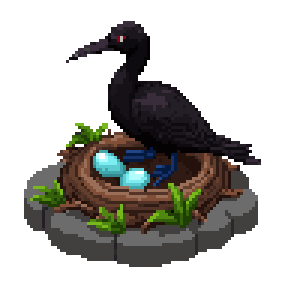
#> input picture tools/wyspy/grafika/surowe/kormoran.png, 96 x 96 px (shown 3 times larger)
$ python arkusze.py
#> lines starting #> are read from the running program, lines starting #| are printed output that depends on the picture; after the words box and inside, x2 and y2 are one past the last pixel; in counts of white or black regions, pixels touching at a corner belong together
# -*- coding: utf-8 -*-
"""Arkusze obiektów wysp (img/characters) z obrazków PixelLab (tools/wyspy/grafika/surowe, 96x96, 2026-11-07):
  !$Wys_Kormoran.png - kormoran na gnieździe: rząd 1 (kierunek 2) z jajami, rząd 2 (4) bez jaj (jaja zamalowane gniazdem - ten sam
                       kształt), rząd 3 (6) samo gniazdo bez ptaka (wzięty z drugiego obrazka, jaja też zamalowane)
  !$Wys_Sol.png      - głaz z solą: rząd 1 z grubą skorupą soli, rząd 2 po zeskrobaniu (biel przyciemniona do szarości kamienia,
                       zostają cienkie ślady) - ten sam głaz
Każdy rząd: 3 takie same klatki (wzór 0-2). Klatka 96x96; stopa obiektu przy dolnej krawędzi klatki.
  python tools/wyspy/grafika/arkusze.py"""
import os
from PIL import Image
HERE = os.path.dirname(os.path.abspath(__file__))
ROOT = os.path.abspath(os.path.join(HERE, "..", "..", ".."))
SRC = os.path.join(HERE, "surowe")
OUT = os.path.join(ROOT, "img", "characters")
F = 96


def foot(im):
    """the picture moved down so its lowest solid row is 2 px above the frame's bottom (RPG Maker stands it on the cell's foot)"""
    a = im.split()[3]
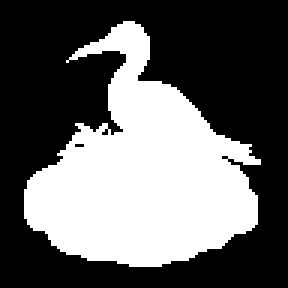
#> a: PIL image 96x96 L (shown 3 times larger); 38.8% white; 1 white region, box (x1, y1, x2, y2) and area: (8, 7, 87, 89) 3574
    rows = [y for y in range(im.height) if any(a.getpixel((x, y)) > 40 for x in range(im.width))]
#> rows = 82 values from 7 to 88
    dy = (im.height - 3) - rows[-1]
#> dy = 5
    out = Image.new("RGBA", im.size, (0, 0, 0, 0))
#> out: PIL image 96x96 RGBA; every value is 0
    out.alpha_composite(im, (0, dy))
#> im is the input picture: PIL image 96x96 RGBA; mean R, G, B, A 27.3, 25.1, 21.3, 98.9
    return out


def no_eggs(im, fill_from):
    """the pale eggs (light, bluish or white, within the nest) painted with the nest's own browns, taken from the pixel just left of
    each egg run - the shape stays"""
    px = im.load()
    W, H = im.size
    out = im.copy(); po = out.load()
    def egg(c):   # (pale blue-green or white: the eggs - not the bird's dark plumage, not the nest's browns and greens)
        r, g, b, a = c
        if a <= 200: return False
        cyan = b > 130 and g > 120 and b > r + 25
        white = min(r, g, b) > 150 and max(r, g, b) - min(r, g, b) < 60
        return cyan or white
    for y in range(int(H * 0.35), int(H * 0.85)):
        for x in range(int(W * 0.15), int(W * 0.85)):
            if egg(px[x, y]):
                # the nearest non-egg pixel to the left / right, darker of the two (the nest's twigs)
                k = 1
                cand = []
                while k < 12 and len(cand) < 2:
                    for xx in (x - k, x + k):
                        if 0 <= xx < W and not egg(px[xx, y]) and px[xx, y][3] > 200: cand.append(px[xx, y])
                    k += 1
                if cand:
                    c = min(cand, key=lambda c: sum(c[:3]))
                    po[x, y] = c
    return out


def scraped(im):
    """the salt taken: the white crust darkened to the stone's grey-blue, a faint trace left"""
    out = im.copy(); po = out.load()
    W, H = im.size
    for y in range(H):
        for x in range(W):
            r, g, b, a = po[x, y]
            if a < 10: continue
            lum = (r + g + b) / 3
            if lum > 150 and max(r, g, b) - min(r, g, b) < 60:   # (white / pale blue salt)
                t = min(1.0, (lum - 150) / 90)
                # towards the rock's mid grey-blue (92, 96, 110), a little of the white kept as a trace
                k = 0.78 * t
                po[x, y] = (int(r * (1 - k) + 92 * k), int(g * (1 - k) + 96 * k), int(b * (1 - k) + 112 * k), a)
    # the loose flakes round the base (small white blobs on the ground below the rock) go
    return out


def sheet(rows, name):
    s = Image.new("RGBA", (F * 3, F * 4), (0, 0, 0, 0))
    for r, im in enumerate(rows):
        for c in range(3): s.alpha_composite(im, (c * F, r * F))
    s.save(os.path.join(OUT, name))
    print(name, s.size)


k = foot(Image.open(os.path.join(SRC, "kormoran.png")).convert("RGBA"))
g = foot(Image.open(os.path.join(SRC, "gniazdo.png")).convert("RGBA"))
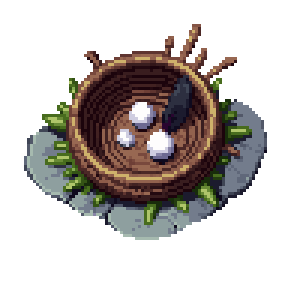
#> input picture tools/wyspy/grafika/surowe/gniazdo.png, 96 x 96 px (shown 3 times larger)
#> in foot (call 2), `a = im.split()[3]`:
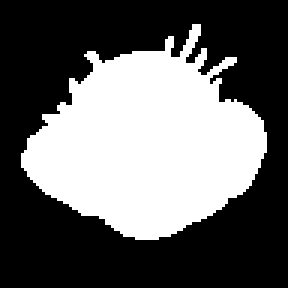
#> a: PIL image 96x96 L (shown 3 times larger); 39.4% white; 1 white region, box (x1, y1, x2, y2) and area: (7, 8, 89, 80) 3631
#> in foot (call 2), `rows = [y for y in range(im.height) if any(a.getpixel((x, y)) > 40 for..`: rows = 72 values from 8 to 79
#> in foot (call 2), `dy = (im.height - 3) - rows[-1]`: dy = 14
#> in foot, im is the input picture: PIL image 96x96 RGBA; mean R, G, B, A 38.5, 33.1, 30, 100.5
#> in foot (call 2), `out.alpha_composite(im, (0, dy))`:
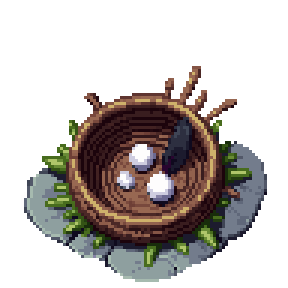
#> out: PIL image 96x96 RGBA (shown 3 times larger); mean R, G, B, A 38.5, 33.1, 30, 100.5; transparent parts drawn white
sheet([k, no_eggs(k, None), no_eggs(g, None)], "!$Wys_Kormoran.png")
#> in sheet, `s = Image.new("RGBA", (F * 3, F * 4), (0, 0, 0, 0))`: s: PIL image 288x384 RGBA; every value is 0
#> the loop in sheet, `for r, im in enumerate(rows):` made 3 passes
#| !$Wys_Kormoran.png (288, 384)
s = foot(Image.open(os.path.join(SRC, "sol.png")).convert("RGBA"))
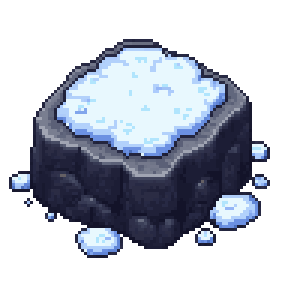
#> input picture tools/wyspy/grafika/surowe/sol.png, 96 x 96 px (shown 3 times larger)
#> in foot (call 3), `a = im.split()[3]`: a: PIL image 96x96 L; 46.9% white; 2 white regions (1 under 20 px), largest, box (x1, y1, x2, y2) and area: (3, 13, 90, 86) 4318
#> in foot, im is the input picture: PIL image 96x96 RGBA; mean R, G, B, A 51.3, 56.2, 67.2, 119.6
#> in foot (call 3), `out.alpha_composite(im, (0, dy))`:
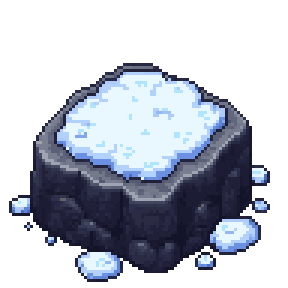
#> out: PIL image 96x96 RGBA (shown 3 times larger); mean R, G, B, A 51.3, 56.2, 67.2, 119.6; transparent parts drawn white
sheet([s, scraped(s)], "!$Wys_Sol.png")
#> call 2 of sheet, with name = '!$Wys_Sol.png'
#> the loop in sheet (call 2), `for r, im in enumerate(rows):` made 2 passes
#> r on passes 1 to 2: 0, 1
#> after the loop in sheet (call 2), `for r, im in enumerate(rows):`:
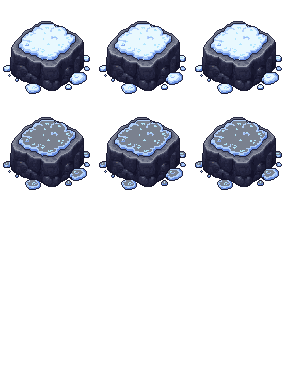
#> s: PIL image 288x384 RGBA; mean R, G, B, A 22.5, 24.7, 30.4, 59.8; transparent parts drawn white
#| !$Wys_Sol.png (288, 384)
